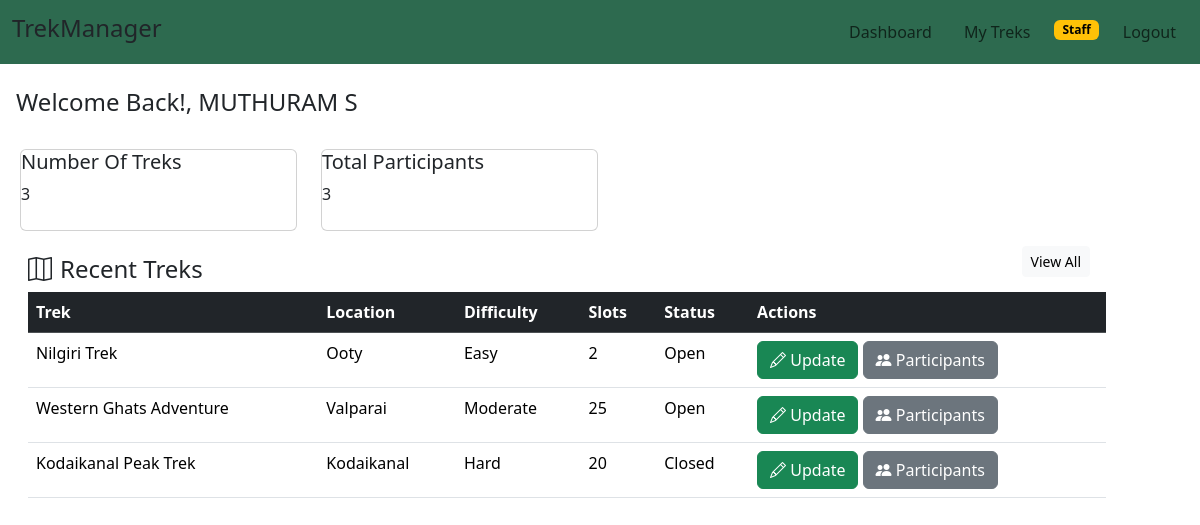
Before: /staff/dashboard (signed in) with the older database file.
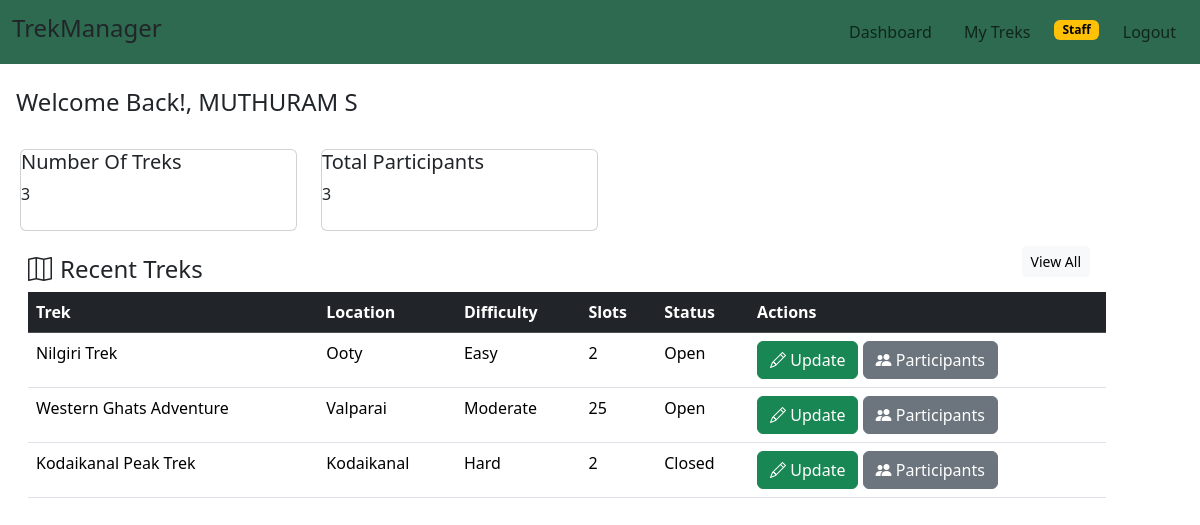
After: the same page with the newer database file.
### models.py (models this page shows)
class Trek(db.Model):
    Trek_Id=db.Column(db.Integer,primary_key=True,nullable=False)
    Trek_Name=db.Column(db.String(100),nullable=False)
    Location=db.Column(db.String(100),nullable=False)
    Duration=db.Column(db.Integer,nullable=False)
    Difficulty=db.Column(db.String(100),nullable=False)
    Price=db.Column(db.Integer,nullable=False)
    Total_Slots=db.Column(db.Integer,nullable=False)
    Staff_Id=db.Column(db.Integer,db.ForeignKey('user.Id'),nullable=True)
    Status=db.Column(db.String(100),nullable=False)
    Start_Date=db.Column(db.Date,nullable=False)
    End_Date=db.Column(db.Date,nullable=False)
    Description=db.Column(db.Text,nullable=True)
    bookings=db.relationship('Book',backref='trek')
    Available_Slots=db.Column(db.Integer,nullable=False)
    staff = db.relationship('User', foreign_keys=[Staff_Id])

### routes.py (the view)
@app.route("/staff/dashboard")
def staff_dashboard():
    if "user_id" not in session:
        flash("Please login first.", "danger")
        return redirect(url_for("login"))
    if session["role"] != "Staff":
        flash("Access denied.", "danger")
        return redirect(url_for("login"))
    user_name=User.query.filter_by(Id=session['user_id']).first().Username
    staff_id=session["user_id"]
    treks_count = Trek.query.filter_by(Staff_Id=staff_id).all()
    count_trek=Book.query.join(Trek).filter(Book.Status == "Booked",Trek.Staff_Id == session["user_id"]).count()
    trek=Trek.query.filter_by(Staff_Id=staff_id).all()
    return render_template("staff_dashboard.html", trek=trek,user_name=user_name,count_trek=count_trek,treks_count=len(treks_count))

### Templates/staff_dashboard.html (shortened to what this page needs)
<!DOCTYPE html>
<html lang="en">
<head>
    <link href="https://cdn.jsdelivr.net/npm/bootstrap@5.3.7/dist/css/bootstrap.min.css" rel="stylesheet">
    <link rel="stylesheet" href="https://cdn.jsdelivr.net/npm/bootstrap-icons@1.11.3/font/bootstrap-icons.min.css">
</head>
<body>
    <div class="header 	">
        <div style="background-color:#2d6a4f;padding-right:40px;" class="d-flex justify-content-between align-items-center p-1">
            <h4 class="ms-2">TrekManager</h4>
        <nav class="navbar navbar-expand-lg " >
        <div class="container-fluid">
            <ul class="navbar-nav flex-row gap-3 mx-auto">
                <li class="nav-item"><a class="nav-link " href="{{url_for('staff_dashboard')}}">Dashboard</a></li>
                <li class="nav-item"><a class="nav-link" href="{{url_for('my_trek')}}">My Treks</a></li>
                <li class="nav-item"><a class="nav-link badge text-bg-warning mt-2">Staff</a></li>
                <li class="nav-item"><a class="nav-link" href="{{ url_for('logout') }}">Logout</a></li>
            </ul>
        </div></div>
        </div>
        <h4 class="mt-4 ms-3">Welcome Back!, {{user_name}}</h4>
     <div class="row row-cols-2 row-cols-md-4 g-4 ms-2 dashboard-cards ms-2">
<div class="col " >
    <div class="card h-100 mt-4">
        <h5 class="card-title">Number Of Treks</h5>
        <p class="card-text">{{count_trek}}</p>
    </div>
    </div>
    <div class="col">
    <div class="card h-100 mt-4 ">
        <h5 class="card-title">Total Participants</h5>
        <p class="card-text"> {{treks_count}}</p>
    </div>
    </div>
    </div>
        <div class="container-fluid mt-4">
            <div class="justify-content-center">
                <div class="col-11">
                    <div class="card-header d-flex justify-content-between align-items-center">
            <span class="ms-3 mt-4"><h4><i class="bi bi-map me-2"></i>Recent Treks</h4></span>
            <a href="{{url_for('my_trek')}}" class="btn btn-light btn-sm">View All</a>
        </div>
                    <table class="table table-hover mb-0 ms-3">
                <thead class="table-dark"><tr><th>Trek</th><th>Location</th><th>Difficulty</th><th>Slots</th><th>Status</th><th>Actions</th></tr></thead>
                <tbody>
                    {% for t in trek %}
                    <tr>
                        <td>{{ t.Trek_Name }}</td>
                        <td>{{t.Location}}</td>
                        <td>{{t.Difficulty}}</td>
                        <td>{{t.Available_Slots}}</td>
                        <td>{{t.Status}}</td>
                        <td>
                            <div>
                                <a href="{{url_for('update_trek',trek_id=t.Trek_Id)}}" class="btn btn-success"><i class="bi bi-pencil"></i> Update</a>
                                <a href="{{url_for('participants',trek_id=t.Trek_Id)}}" class="btn btn-secondary"><i class="bi bi-people-fill"></i> Participants</a>
                            </div>
                        </td>
                    </tr>
                    {%else%}
                <tr>
                    <td colspan="6">
                        <p div class="text-center">No Participants Registered</p>
                    </td>
                </tr>
                    {% endfor  %}
      </tbody>
        </table>
                </div>
            </div>
        </div>
</body>
</html>

Changed rows visible on the page:
changed Trek "Kodaikanal Peak Trek": Available_Slots "20" → "2"
